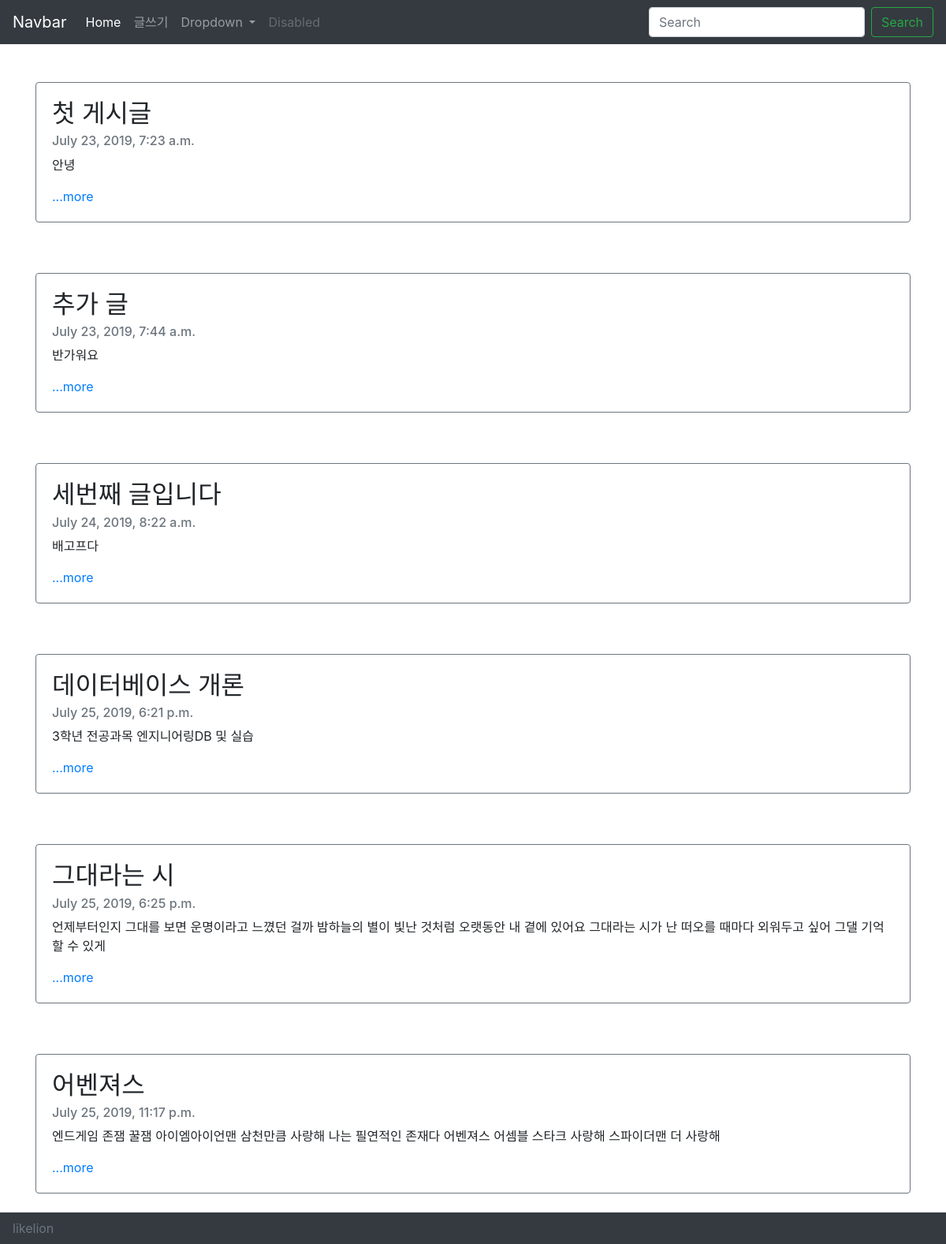
The page / on the database its author committed.
### blog/models.py (models this page shows, shortened)
class Blog(models.Model):
    title = models.CharField(max_length=200)  #CharField는 짧은 형식
    pub_date = models.DateTimeField('data published') #날짜와 시간
    body = models.TextField() #TextField는 긴 형식
    def summary(self):
        return self.body[:100]

### blog/views.py (the view)
# urls.py: 2. Add a URL to urlpatterns:  path('', views.home, name='home')
def home(request):
    blogs = Blog.objects #모델로부터 객체목록을 전달받을 수 있게 함 == 쿼리셋 // 메소드
    return render(request, 'home.html', {'blogs': blogs})

### blog/templates/home.html (shortened to what this page needs)
<head>
    <link rel="stylesheet" href="https://stackpath.bootstrapcdn.com/bootstrap/4.3.1/css/bootstrap.min.css">
</head>
<body>
    <nav class="navbar navbar-expand-lg navbar-dark bg-dark">
    <a class="navbar-brand" href="#">Navbar</a>
        <div class="collapse navbar-collapse" id="navbarSupportedContent">
        <ul class="navbar-nav mr-auto">
            <li class="nav-item active">
            <a class="nav-link" href="#">Home <span class="sr-only">(current)</span></a>
            </li>
            <li class="nav-item">
            <a class="nav-link" href="{% url 'new' %}">글쓰기</a>
            </li>
            <li class="nav-item dropdown">
            <a class="nav-link dropdown-toggle" href="#" id="navbarDropdown" role="button" data-toggle="dropdown" aria-haspopup="true" aria-expanded="false">
                Dropdown
            </a>
            </li>
            <li class="nav-item">
            <a class="nav-link disabled" href="#" tabindex="-1" aria-disabled="true">Disabled</a>
            </li>
        </ul>
        <form class="form-inline my-2 my-lg-0">
            <input class="form-control mr-sm-2" type="search" placeholder="Search" aria-label="Search">
            <button class="btn btn-outline-success my-3 my-sm-0" type="submit">Search</button>
        </form>
        </div>
    </nav>
    <br>
    <br>
{% for blog in blogs.all %}
    <div class="container">
        <div class="card border-secondary mb-3">
        <div class="card-body">
        <h2 class="card-title">{{blog.title}}</h2>
        <h6 class="card-subtitle mb-2 text-muted">{{blog.pub_date}}</h6>
        <p class="card-text">{{blog.summary}}</p>
        <a href="{%url 'detail' blog.id%}" class="card-link">...more</a>
        </div>
    </div><br><br>
</div>
</body>
{%endfor%}
<nav class="navbar fixed-bottom navbar-dark bg-dark">
    <a class="card--footer text-muted" href="#">likelion</a>
</nav>

### rows shown on the page
Blog: title "첫 게시글", pub_date "July 23, 2019, 7:23 a.m.", summary "안녕"
Blog: title "추가 글", pub_date "July 23, 2019, 7:44 a.m.", summary "반가워요"
Blog: title "세번째 글입니다", pub_date "July 24, 2019, 8:22 a.m.", summary "배고프다"
Blog: title "데이터베이스 개론", pub_date "July 25, 2019, 6:21 p.m.", summary "3학년 전공과목 엔지니어링DB 및 실습"
Blog: title "그대라는 시", pub_date "July 25, 2019, 6:25 p.m.", summary "언제부터인지 그대를 보면 운명이라고 느꼈던 걸까 밤하늘의 별이 빛난 것처럼 오랫동안 내 곁에 있어요 그대라는 시가 난 떠오를 때마다 외워두고 싶어 그댈 기억할 수 있게"
Blog: title "어벤져스", pub_date "July 25, 2019, 11:17 p.m.", summary "엔드게임 존잼 꿀잼 아이엠아이언맨 삼천만큼 사랑해 나는 필연적인 존재다 어벤져스 어셈블 스타크 사랑해 스파이더맨 더 사랑해"
